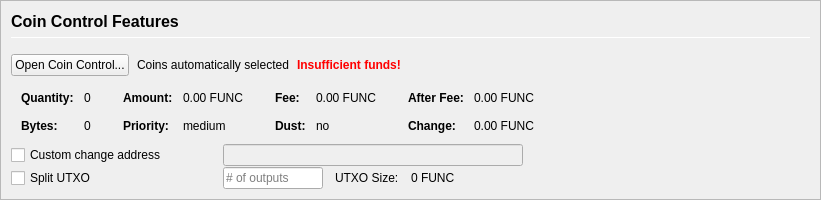
         <widget class="QFrame" name="frameCoinControl">
          <property name="sizePolicy">
           <sizepolicy hsizetype="Expanding" vsizetype="Expanding">
            <horstretch>0</horstretch>
            <verstretch>0</verstretch>
           </sizepolicy>
          </property>
          <property name="maximumSize">
           <size>
            <width>16777215</width>
            <height>16777215</height>
           </size>
          </property>
          <property name="frameShape">
           <enum>QFrame::StyledPanel</enum>
          </property>
          <property name="frameShadow">
           <enum>QFrame::Sunken</enum>
          </property>
          <layout class="QVBoxLayout" name="verticalLayoutCoinControl2">
           <property name="spacing">
            <number>0</number>
           </property>
           <property name="leftMargin">
            <number>0</number>
           </property>
           <property name="topMargin">
            <number>0</number>
           </property>
           <property name="rightMargin">
            <number>0</number>
           </property>
           <property name="bottomMargin">
            <number>0</number>
           </property>
           <item>
            <widget class="QFrame" name="frameCoinControl_BG">
             <layout class="QVBoxLayout" name="verticalLayoutCoinControl" stretch="0,0,0,0,0,0">
              <property name="spacing">
               <number>1</number>
              </property>
              <property name="leftMargin">
               <number>10</number>
              </property>
              <property name="topMargin">
               <number>10</number>
              </property>
              <item>
               <layout class="QHBoxLayout" name="horizontalLayoutCoinControl1">
                <property name="bottomMargin">
                 <number>15</number>
                </property>
                <item>
                 <layout class="QVBoxLayout" name="verticalLayout_3">
                  <property name="spacing">
                   <number>6</number>
                  </property>
                  <item>
                   <widget class="QLabel" name="labelCoinControlFeatures">
                    <property name="sizePolicy">
                     <sizepolicy hsizetype="Preferred" vsizetype="Maximum">
                      <horstretch>0</horstretch>
                      <verstretch>0</verstretch>
                     </sizepolicy>
                    </property>
                    <property name="minimumSize">
                     <size>
                      <width>0</width>
                      <height>20</height>
                     </size>
                    </property>
                    <property name="font">
                     <font>
                      <pointsize>12</pointsize>
                      <weight>75</weight>
                      <bold>true</bold>
                     </font>
                    </property>
                    <property name="styleSheet">
                     <string notr="true">font-weight:bold;</string>
                    </property>
                    <property name="text">
                     <string>Coin Control Features</string>
                    </property>
                   </widget>
                  </item>
                  <item>
                   <widget class="Line" name="line">
                    <property name="minimumSize">
                     <size>
                      <width>0</width>
                      <height>1</height>
                     </size>
                    </property>
                    <property name="maximumSize">
                     <size>
                      <width>16777215</width>
                      <height>1</height>
                     </size>
                    </property>
                    <property name="orientation">
                     <enum>Qt::Horizontal</enum>
                    </property>
                   </widget>
                  </item>
                 </layout>
                </item>
               </layout>
              </item>
              <item>
               <layout class="QHBoxLayout" name="horizontalLayoutCoinControl2" stretch="0,0,0,0">
                <property name="spacing">
                 <number>8</number>
                </property>
                <property name="bottomMargin">
                 <number>10</number>
                </property>
                <item>
                 <widget class="QPushButton" name="pushButtonCoinControl">
                  <property name="styleSheet">
                   <string notr="true"/>
                  </property>
                  <property name="text">
                   <string>Open Coin Control...</string>
                  </property>
                  <property name="autoDefault">
                   <bool>false</bool>
                  </property>
                 </widget>
                </item>
                <item>
                 <widget class="QLabel" name="labelCoinControlAutomaticallySelected">
                  <property name="text">
                   <string>Coins automatically selected</string>
                  </property>
                  <property name="margin">
                   <number>5</number>
                  </property>
                 </widget>
                </item>
                <item>
                 <widget class="QLabel" name="labelCoinControlInsuffFunds">
                  <property name="font">
                   <font>
                    <weight>75</weight>
                    <bold>true</bold>
                   </font>
                  </property>
                  <property name="styleSheet">
                   <string notr="true">color:red;font-weight:bold;</string>
                  </property>
                  <property name="text">
                   <string>Insufficient funds!</string>
                  </property>
                  <property name="margin">
                   <number>5</number>
                  </property>
                 </widget>
                </item>
                <item>
                 <spacer name="horizontalSpacerCoinControl">
                  <property name="orientation">
                   <enum>Qt::Horizontal</enum>
                  </property>
                  <property name="sizeHint" stdset="0">
                   <size>
                    <width>40</width>
                    <height>1</height>
                   </size>
                  </property>
                 </spacer>
                </item>
               </layout>
              </item>
              <item>
               <widget class="QWidget" name="widgetCoinControl" native="true">
                <property name="sizePolicy">
                 <sizepolicy hsizetype="Preferred" vsizetype="Preferred">
                  <horstretch>0</horstretch>
                  <verstretch>0</verstretch>
                 </sizepolicy>
                </property>
                <property name="minimumSize">
                 <size>
                  <width>0</width>
                  <height>0</height>
                 </size>
                </property>
                <property name="styleSheet">
                 <string notr="true"/>
                </property>
                <layout class="QHBoxLayout" name="horizontalLayoutCoinControl5">
                 <property name="leftMargin">
                  <number>0</number>
                 </property>
                 <property name="topMargin">
                  <number>0</number>
                 </property>
                 <property name="rightMargin">
                  <number>0</number>
                 </property>
                 <property name="bottomMargin">
                  <number>0</number>
                 </property>
                 <item>
                  <layout class="QHBoxLayout" name="horizontalLayoutCoinControl3" stretch="0,0,0,1">
                   <property name="spacing">
                    <number>20</number>
                   </property>
                   <property name="topMargin">
                    <number>0</number>
                   </property>
                   <property name="bottomMargin">
                    <number>10</number>
                   </property>
                   <item>
                    <layout class="QFormLayout" name="formLayoutCoinControl1">
                     <property name="horizontalSpacing">
                      <number>10</number>
                     </property>
                     <property name="verticalSpacing">
                      <number>14</number>
                     </property>
                     <property name="leftMargin">
                      <number>10</number>
                     </property>
                     <property name="topMargin">
                      <number>4</number>
                     </property>
                     <property name="rightMargin">
                      <number>6</number>
                     </property>
                     <item row="0" column="0">
                      <widget class="QLabel" name="labelCoinControlQuantityText">
                       <property name="font">
                        <font>
                         <weight>75</weight>
                         <bold>true</bold>
                        </font>
                       </property>
                       <property name="text">
                        <string>Quantity:</string>
                       </property>
                       <property name="margin">
                        <number>0</number>
                       </property>
                      </widget>
                     </item>
                     <item row="0" column="1">
                      <widget class="QLabel" name="labelCoinControlQuantity">
                       <property name="cursor">
                        <cursorShape>IBeamCursor</cursorShape>
                       </property>
                       <property name="contextMenuPolicy">
                        <enum>Qt::ActionsContextMenu</enum>
                       </property>
                       <property name="text">
                        <string notr="true">0</string>
                       </property>
                       <property name="margin">
                        <number>0</number>
                       </property>
                       <property name="textInteractionFlags">
                        <set>Qt::LinksAccessibleByMouse|Qt::TextSelectableByKeyboard|Qt::TextSelectableByMouse</set>
                       </property>
                      </widget>
                     </item>
                     <item row="1" column="0">
                      <widget class="QLabel" name="labelCoinControlBytesText">
                       <property name="font">
                        <font>
                         <weight>75</weight>
                         <bold>true</bold>
                        </font>
                       </property>
                       <property name="text">
                        <string>Bytes:</string>
                       </property>
                      </widget>
                     </item>
                     <item row="1" column="1">
                      <widget class="QLabel" name="labelCoinControlBytes">
                       <property name="cursor">
                        <cursorShape>IBeamCursor</cursorShape>
                       </property>
                       <property name="contextMenuPolicy">
                        <enum>Qt::ActionsContextMenu</enum>
                       </property>
                       <property name="text">
                        <string notr="true">0</string>
                       </property>
                       <property name="textInteractionFlags">
                        <set>Qt::LinksAccessibleByMouse|Qt::TextSelectableByKeyboard|Qt::TextSelectableByMouse</set>
                       </property>
                      </widget>
                     </item>
                    </layout>
                   </item>
                   <item>
                    <layout class="QFormLayout" name="formLayoutCoinControl2">
                     <property name="horizontalSpacing">
                      <number>10</number>
                     </property>
                     <property name="verticalSpacing">
                      <number>14</number>
                     </property>
                     <property name="leftMargin">
                      <number>6</number>
                     </property>
                     <property name="topMargin">
                      <number>4</number>
                     </property>
                     <property name="rightMargin">
                      <number>6</number>
                     </property>
                     <item row="0" column="0">
                      <widget class="QLabel" name="labelCoinControlAmountText">
                       <property name="font">
                        <font>
                         <weight>75</weight>
                         <bold>true</bold>
                        </font>
                       </property>
                       <property name="text">
                        <string>Amount:</string>
                       </property>
                       <property name="margin">
                        <number>0</number>
                       </property>
                      </widget>
                     </item>
                     <item row="0" column="1">
                      <widget class="QLabel" name="labelCoinControlAmount">
                       <property name="cursor">
                        <cursorShape>IBeamCursor</cursorShape>
                       </property>
                       <property name="contextMenuPolicy">
                        <enum>Qt::ActionsContextMenu</enum>
                       </property>
                       <property name="text">
                        <string notr="true">0.00 FUNC</string>
                       </property>
                       <property name="textInteractionFlags">
                        <set>Qt::LinksAccessibleByMouse|Qt::TextSelectableByKeyboard|Qt::TextSelectableByMouse</set>
                       </property>
                      </widget>
                     </item>
                     <item row="1" column="0">
                      <widget class="QLabel" name="labelCoinControlPriorityText">
                       <property name="font">
                        <font>
                         <weight>75</weight>
                         <bold>true</bold>
                        </font>
                       </property>
                       <property name="text">
                        <string>Priority:</string>
                       </property>
                      </widget>
                     </item>
                     <item row="1" column="1">
                      <widget class="QLabel" name="labelCoinControlPriority">
                       <property name="cursor">
                        <cursorShape>IBeamCursor</cursorShape>
                       </property>
                       <property name="contextMenuPolicy">
                        <enum>Qt::ActionsContextMenu</enum>
                       </property>
                       <property name="text">
                        <string>medium</string>
                       </property>
                       <property name="textInteractionFlags">
                        <set>Qt::LinksAccessibleByMouse|Qt::TextSelectableByKeyboard|Qt::TextSelectableByMouse</set>
                       </property>
                      </widget>
                     </item>
                    </layout>
                   </item>
                   <item>
                    <layout class="QFormLayout" name="formLayoutCoinControl3">
                     <property name="horizontalSpacing">
                      <number>10</number>
                     </property>
                     <property name="verticalSpacing">
                      <number>14</number>
                     </property>
                     <property name="leftMargin">
                      <number>6</number>
                     </property>
                     <property name="topMargin">
                      <number>4</number>
                     </property>
                     <property name="rightMargin">
                      <number>6</number>
                     </property>
                     <item row="0" column="0">
                      <widget class="QLabel" name="labelCoinControlFeeText">
                       <property name="font">
                        <font>
                         <weight>75</weight>
                         <bold>true</bold>
                        </font>
                       </property>
                       <property name="text">
                        <string>Fee:</string>
                       </property>
                       <property name="margin">
                        <number>0</number>
                       </property>
                      </widget>
                     </item>
                     <item row="0" column="1">
                      <widget class="QLabel" name="labelCoinControlFee">
                       <property name="cursor">
                        <cursorShape>IBeamCursor</cursorShape>
                       </property>
                       <property name="contextMenuPolicy">
                        <enum>Qt::ActionsContextMenu</enum>
                       </property>
                       <property name="text">
                        <string notr="true">0.00 FUNC</string>
                       </property>
                       <property name="textInteractionFlags">
                        <set>Qt::LinksAccessibleByMouse|Qt::TextSelectableByKeyboard|Qt::TextSelectableByMouse</set>
                       </property>
                      </widget>
                     </item>
                     <item row="1" column="0">
                      <widget class="QLabel" name="labelCoinControlLowOutputText">
                       <property name="font">
                        <font>
                         <weight>75</weight>
                         <bold>true</bold>
                        </font>
                       </property>
                       <property name="text">
                        <string>Dust:</string>
                       </property>
                      </widget>
                     </item>
                     <item row="1" column="1">
                      <widget class="QLabel" name="labelCoinControlLowOutput">
                       <property name="cursor">
                        <cursorShape>IBeamCursor</cursorShape>
                       </property>
                       <property name="contextMenuPolicy">
                        <enum>Qt::ActionsContextMenu</enum>
                       </property>
                       <property name="text">
                        <string>no</string>
                       </property>
                       <property name="textInteractionFlags">
                        <set>Qt::LinksAccessibleByMouse|Qt::TextSelectableByKeyboard|Qt::TextSelectableByMouse</set>
                       </property>
                      </widget>
                     </item>
                    </layout>
                   </item>
                   <item>
                    <layout class="QFormLayout" name="formLayoutCoinControl4">
                     <property name="horizontalSpacing">
                      <number>10</number>
                     </property>
                     <property name="verticalSpacing">
                      <number>14</number>
                     </property>
                     <property name="leftMargin">
                      <number>6</number>
                     </property>
                     <property name="topMargin">
                      <number>4</number>
                     </property>
                     <property name="rightMargin">
                      <number>6</number>
                     </property>
                     <item row="0" column="0">
                      <widget class="QLabel" name="labelCoinControlAfterFeeText">
                       <property name="font">
                        <font>
                         <weight>75</weight>
                         <bold>true</bold>
                        </font>
                       </property>
                       <property name="text">
                        <string>After Fee:</string>
                       </property>
                       <property name="margin">
                        <number>0</number>
                       </property>
                      </widget>
                     </item>
                     <item row="0" column="1">
                      <widget class="QLabel" name="labelCoinControlAfterFee">
                       <property name="cursor">
                        <cursorShape>IBeamCursor</cursorShape>
                       </property>
                       <property name="contextMenuPolicy">
                        <enum>Qt::ActionsContextMenu</enum>
                       </property>
                       <property name="text">
                        <string notr="true">0.00 FUNC</string>
                       </property>
                       <property name="textInteractionFlags">
                        <set>Qt::LinksAccessibleByMouse|Qt::TextSelectableByKeyboard|Qt::TextSelectableByMouse</set>
                       </property>
                      </widget>
                     </item>
                     <item row="1" column="0">
                      <widget class="QLabel" name="labelCoinControlChangeText">
                       <property name="font">
                        <font>
                         <weight>75</weight>
                         <bold>true</bold>
                        </font>
                       </property>
                       <property name="text">
                        <string>Change:</string>
                       </property>
                      </widget>
                     </item>
                     <item row="1" column="1">
                      <widget class="QLabel" name="labelCoinControlChange">
                       <property name="cursor">
                        <cursorShape>IBeamCursor</cursorShape>
                       </property>
                       <property name="contextMenuPolicy">
                        <enum>Qt::ActionsContextMenu</enum>
                       </property>
                       <property name="text">
                        <string notr="true">0.00 FUNC</string>
                       </property>
                       <property name="textInteractionFlags">
                        <set>Qt::LinksAccessibleByMouse|Qt::TextSelectableByKeyboard|Qt::TextSelectableByMouse</set>
                       </property>
                      </widget>
                     </item>
                    </layout>
                   </item>
                  </layout>
                 </item>
                </layout>
               </widget>
              </item>
              <item>
               <layout class="QHBoxLayout" name="horizontalLayoutCoinControl4">
                <property name="spacing">
                 <number>12</number>
                </property>
                <property name="sizeConstraint">
                 <enum>QLayout::SetDefaultConstraint</enum>
                </property>
                <property name="topMargin">
                 <number>0</number>
                </property>
                <property name="rightMargin">
                 <number>0</number>
                </property>
                <item>
                 <widget class="QCheckBox" name="checkBoxCoinControlChange">
                  <property name="sizePolicy">
                   <sizepolicy hsizetype="Preferred" vsizetype="Preferred">
                    <horstretch>0</horstretch>
                    <verstretch>0</verstretch>
                   </sizepolicy>
                  </property>
                  <property name="minimumSize">
                   <size>
                    <width>200</width>
                    <height>0</height>
                   </size>
                  </property>
                  <property name="maximumSize">
                   <size>
                    <width>200</width>
                    <height>16777215</height>
                   </size>
                  </property>
                  <property name="toolTip">
                   <string>If this is activated, but the change address is empty or invalid, change will be sent to a newly generated address.</string>
                  </property>
                  <property name="text">
                   <string>Custom change address</string>
                  </property>
                 </widget>
                </item>
                <item>
                 <widget class="QValidatedLineEdit" name="lineEditCoinControlChange">
                  <property name="enabled">
                   <bool>false</bool>
                  </property>
                  <property name="sizePolicy">
                   <sizepolicy hsizetype="Preferred" vsizetype="Preferred">
                    <horstretch>0</horstretch>
                    <verstretch>0</verstretch>
                   </sizepolicy>
                  </property>
                  <property name="minimumSize">
                   <size>
                    <width>300</width>
                    <height>0</height>
                   </size>
                  </property>
                 </widget>
                </item>
                <item>
                 <widget class="QLabel" name="labelCoinControlChangeLabel">
                  <property name="sizePolicy">
                   <sizepolicy hsizetype="Preferred" vsizetype="Preferred">
                    <horstretch>0</horstretch>
                    <verstretch>0</verstretch>
                   </sizepolicy>
                  </property>
                  <property name="minimumSize">
                   <size>
                    <width>100</width>
                    <height>0</height>
                   </size>
                  </property>
                  <property name="text">
                   <string/>
                  </property>
                  <property name="margin">
                   <number>3</number>
                  </property>
                 </widget>
                </item>
               </layout>
              </item>
              <item>
               <layout class="QHBoxLayout" name="horizontalLayoutCoinControl6">
                <property name="spacing">
                 <number>12</number>
                </property>
                <property name="rightMargin">
                 <number>0</number>
                </property>
                <item>
                 <widget class="QCheckBox" name="splitBlockCheckBox">
                  <property name="sizePolicy">
                   <sizepolicy hsizetype="Preferred" vsizetype="Preferred">
                    <horstretch>0</horstretch>
                    <verstretch>0</verstretch>
                   </sizepolicy>
                  </property>
                  <property name="minimumSize">
                   <size>
                    <width>200</width>
                    <height>0</height>
                   </size>
                  </property>
                  <property name="maximumSize">
                   <size>
                    <width>200</width>
                    <height>16777215</height>
                   </size>
                  </property>
                  <property name="text">
                   <string>Split UTXO</string>
                  </property>
                 </widget>
                </item>
                <item>
                 <widget class="QLineEdit" name="splitBlockLineEdit">
                  <property name="sizePolicy">
                   <sizepolicy hsizetype="Preferred" vsizetype="Preferred">
                    <horstretch>50</horstretch>
                    <verstretch>0</verstretch>
                   </sizepolicy>
                  </property>
                  <property name="minimumSize">
                   <size>
                    <width>100</width>
                    <height>0</height>
                   </size>
                  </property>
                  <property name="maximumSize">
                   <size>
                    <width>100</width>
                    <height>16777215</height>
                   </size>
                  </property>
                  <property name="placeholderText">
                   <string># of outputs</string>
                  </property>
                 </widget>
                </item>
                <item>
                 <widget class="QLabel" name="labelBlockSizeText">
                  <property name="text">
                   <string>UTXO Size:</string>
                  </property>
                 </widget>
                </item>
                <item>
                 <widget class="QLabel" name="labelBlockSize">
                  <property name="text">
                   <string>0 FUNC</string>
                  </property>
                 </widget>
                </item>
                <item>
                 <spacer name="horizontalSpacer_7">
                  <property name="orientation">
                   <enum>Qt::Horizontal</enum>
                  </property>
                  <property name="sizeHint" stdset="0">
                   <size>
                    <width>40</width>
                    <height>20</height>
                   </size>
                  </property>
                 </spacer>
                </item>
               </layout>
              </item>
              <item>
               <spacer name="verticalSpacerCoinControl">
                <property name="orientation">
                 <enum>Qt::Vertical</enum>
                </property>
                <property name="sizeHint" stdset="0">
                 <size>
                  <width>800</width>
                  <height>1</height>
                 </size>
                </property>
               </spacer>
              </item>
             </layout>
            </widget>
           </item>
          </layout>
         </widget>
